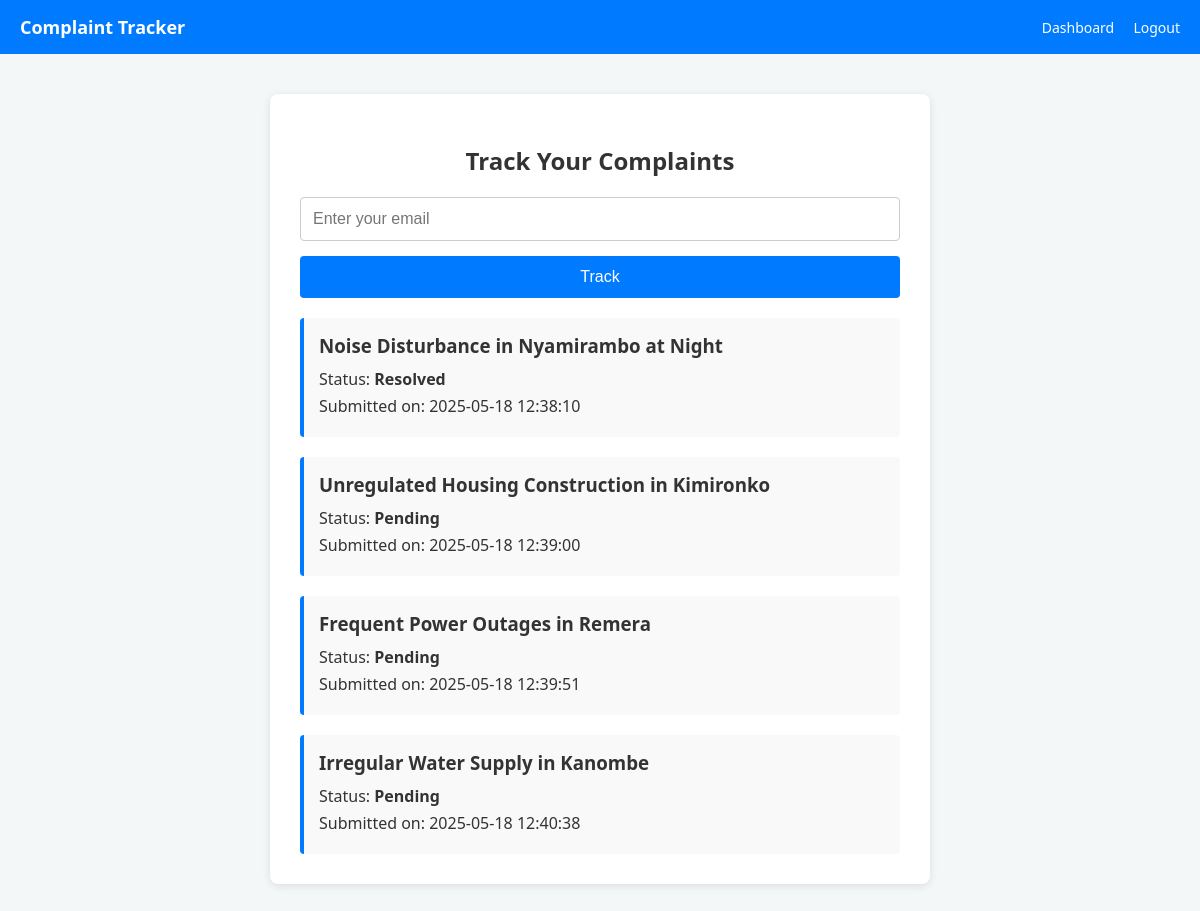
Page /track_status.php?email=tuyishimireangelo@gmail.com on the committed database.
### tables this page shows
CREATE TABLE `complaints` (
  `id` int(11) NOT NULL,
  `user_id` int(11) DEFAULT NULL,
  `title` varchar(255) NOT NULL,
  `description` text NOT NULL,
  `category` varchar(100) DEFAULT NULL,
  `status` enum('Pending','In Progress','Resolved') DEFAULT 'Pending',
  `created_at` timestamp NOT NULL DEFAULT current_timestamp(),
  `response` text DEFAULT NULL
);

### track_status.php (the view, shortened to what this page needs)
<!DOCTYPE html>
<html lang="en">
<head>
</head>
<body>
<div class="navbar">
  <div class="title">Complaint Tracker</div>
  <div>
    <a href="user_dashboard.php">Dashboard</a>
    <a href="user_logout.php">Logout</a>
  </div>
</div>
<div class="container">
  <h2>Track Your Complaints</h2>
  <form method="GET" id="emailForm">
    <input type="email" name="email" id="emailInput" placeholder="Enter your email" required />
    <button type="submit">Track</button>
  </form>
  <?php
  if (isset($_GET['email'])) {
    $email = $_GET['email'];
    $conn = new mysqli("localhost", "root", "", "citizen_feedback");
    if ($conn->connect_error) {
      echo "<p class='no-complaints'>Connection failed: " . htmlspecialchars($conn->connect_error) . "</p>";
    } else {
      $stmt = $conn->prepare("SELECT c.title, c.status, c.created_at
                              FROM complaints c
                              JOIN users u ON c.user_id = u.id
                              WHERE u.email = ?");
      $stmt->bind_param("s", $email);
      $stmt->execute();
      $result = $stmt->get_result();
      if ($result->num_rows > 0) {
        while ($row = $result->fetch_assoc()) {
          echo "<div class='complaint'>
                  <h3>" . htmlspecialchars($row['title']) . "</h3>
                  <p>Status: <strong>" . htmlspecialchars($row['status']) . "</strong></p>
                  <p>Submitted on: " . htmlspecialchars($row['created_at']) . "</p>
                </div>";
        }
      } else {
        echo "<p class='no-complaints'>No complaints found for this email.</p>";
      }
    }
  }
  ?>
</div>
</body>
</html>

### track_status.php (style rules this page uses)
body { font-family: 'Segoe UI', Tahoma, Geneva, Verdana, sans-serif; background: #f4f7f8; color: #333; margin: 0; padding: 0; }
.navbar { background-color: #007BFF; padding: 15px 20px; color: white; display: flex; justify-content: space-between; align-items: center; }
.navbar .title { font-weight: bold; font-size: 18px; }
.navbar a { color: white; text-decoration: none; margin-left: 15px; font-size: 14px; }
.container { max-width: 600px; margin: 40px auto; background: #fff; padding: 30px; border-radius: 8px; box-shadow: 0 2px 8px rgba(0,0,0,0.1); }
h2 { text-align: center; margin-bottom: 20px; }
form { display: flex; flex-direction: column; gap: 15px; }
input[type="email"] { padding: 12px; border: 1px solid #ccc; border-radius: 4px; font-size: 16px; transition: border-color 0.3s; }
button { padding: 12px; background-color: #007BFF; color: #fff; border: none; border-radius: 4px; font-size: 16px; cursor: pointer; transition: background-color 0.3s; }
.complaint { margin-top: 20px; padding: 15px; border-left: 4px solid #007BFF; background-color: #f9f9f9; border-radius: 4px; }
.complaint h3 { margin: 0 0 10px; }
.complaint p { margin: 5px 0; }

### rows in the picture
complaints: title "Noise Disturbance in Nyamirambo at Night", status "Resolved", created_at "2025-05-18 12:38:10"
complaints: title "Unregulated Housing Construction in Kimironko", status "Pending", created_at "2025-05-18 12:39:00"
complaints: title "Frequent Power Outages in Remera", status "Pending", created_at "2025-05-18 12:39:51"
complaints: title "Irregular Water Supply in Kanombe", status "Pending", created_at "2025-05-18 12:40:38"
